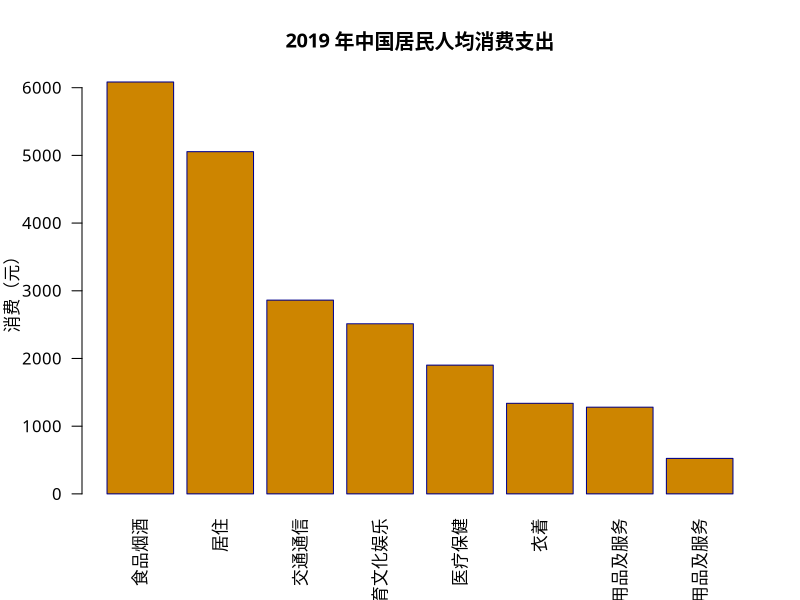
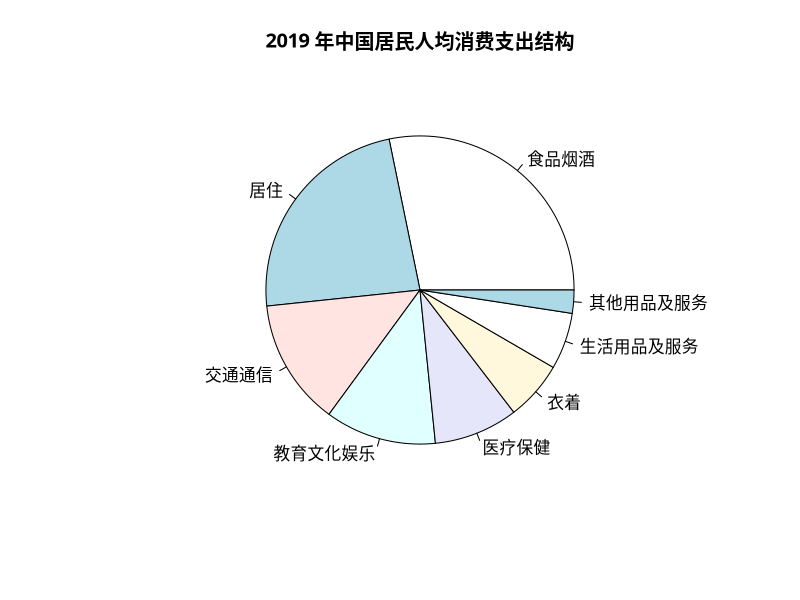
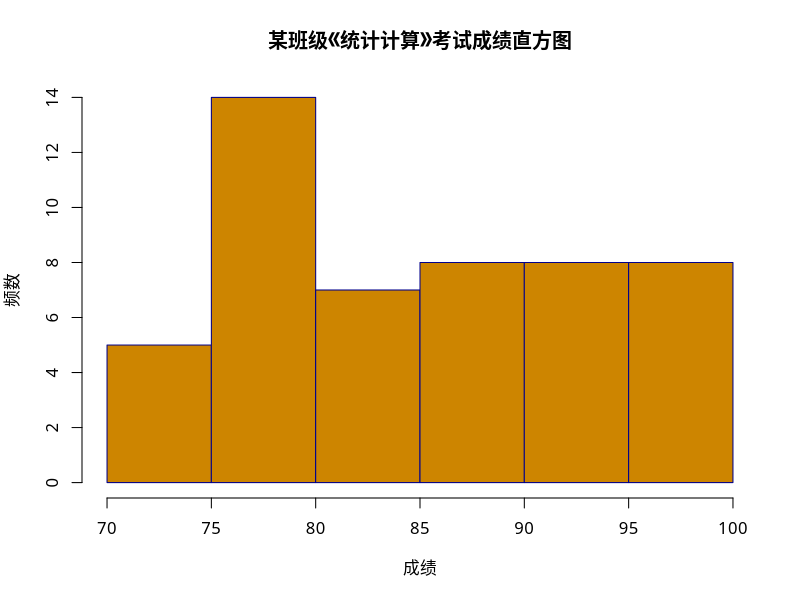
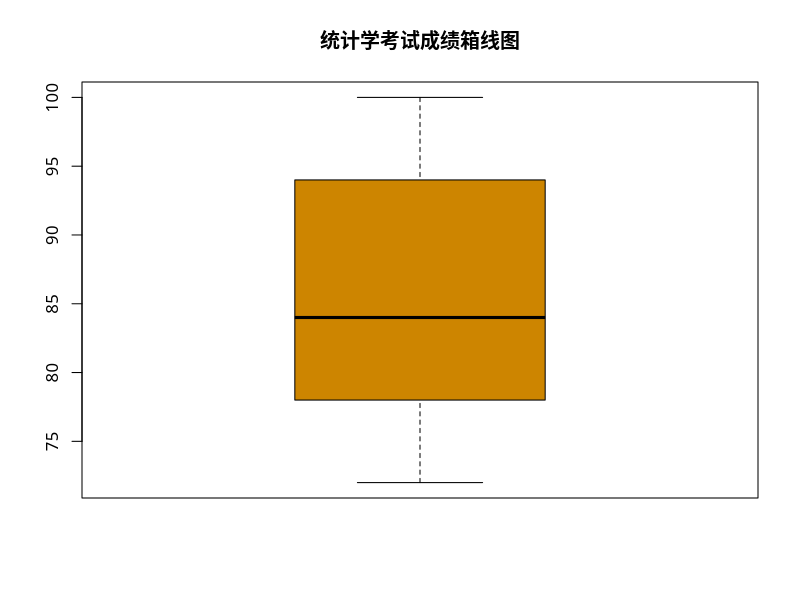

Reproduce these figures in R, in order.
## ---- chunk 1
getwd()
## ---- chunk 2
num_x <- c(1.2, 4.5, 6)
int_x <- c(1L, 6L, 80L)
log_x <- c(TRUE, FALSE, T, F, F)
cha_x <- c('yanfei', 'feng')
cha_x
## ---- chunk 3
10:15
seq(from=1, to=10, by=3)
LETTERS[1:10]
rep(14, 10)
## ---- chunk 4
l <- list(a = c(1, 2), b = "apple", c = list(1,2))
l
str(l)
## ---- chunk 5
m <- matrix(c(1:6), 2, 3)
m
## ---- chunk 6
dim(m)
t(m)
## ---- chunk 7
n <- matrix(c(8:13), 2, 3)
rbind(m, n)
cbind(m, n)
## ---- chunk 8
df <- data.frame(x = 1:10, y = letters[1:10])
str(df)
## ---- chunk 9
df <- data.frame(x = 1:3)
df$y <- list(1:2, 1:3, 1:4)
df
## ---- chunk 10
x <- 1:10
x[1]  # 提取第一个元素
x[2]  # 提取第二个元素
x[c(1, 3, 4)] # 提取第1、3、4个元素
x[x > 2] # 提取大于2的元素
## ---- chunk 11
x <- list(a = 1:4, b = letters[1:4], d = c(TRUE, FALSE))
x[[1]] # 提取x的第一个元素
x[['b']] # 提取x的b元素
x$a # 提取x的a元素
x[1] # [] 返回的数据结构和x相同，还是一个列表
x[c(1,3)]
## ---- chunk 12
x <- matrix(1:6, 2, 3)
x[1, 2] # 提取x的第一行第二列
x[, 2] # 提取x的第二列
## ---- chunk 13
x <- data.frame(a = 1:10, b = letters[1:10], d = rnorm(10))
x$a # 提取x的a元素，相当于 x[[1]]
x[1] # 返回的还是数据框
head(x) # 查看x的前6行
tail(x) # 查看x的后6行
nrow(x) # x的行数
ncol(x) # x的列数
names(x) # x的列名
## ---- chunk 14
## Generate a uniform random number
x <- runif(1, 0, 10)  
if(x > 3) {
  y <- 10
} else {
  y <- 0
}
y
## ---- chunk 15
x <- c("a", "b", "c", "d")
for(i in 1:4) {
  ## 打印 x 中的第 i 个元素
  print(x[i])  
}
## ---- chunk 16
x <- c("a", "b", "c", "d")
for(x.ele in x) {
  print(x.ele)  
}
## ---- chunk 17
x <- list(a = 1:5, b = rnorm(10))
lapply(x, mean)
## ---- chunk 18
x <- 1:4
lapply(x, runif)
## ---- chunk 19
x <- list(a = 1:5, b = rnorm(10))
lapply(x, mean)
sapply(x, mean)
x <- 1:4
lapply(x, runif)
sapply(x, runif)
## ---- chunk 20
x <- rep(3, 4)
lapply(x, runif)
sapply(x, runif)
## ---- chunk 21
x <- matrix(rnorm(200), 20, 10)
# 对矩阵 x 的列求均值
apply(x, 2, mean)
# 对矩阵 x 的每一行求 20% 和 75% 分位数
apply(x, 1, quantile, probs = c(0.25, 0.75))
## ---- chunk 22
x <- c(rnorm(100), runif(100), rt(100, 2))
# 定义一个因子型的分组变量
f <- gl(3, 100)
# 求每一组的均值
tapply(x, f, mean)
## ---- chunk 23
mapply(rep, 1:4, 4:1)
## ---- chunk 24
list(rep(1, 4), rep(2, 3), rep(3, 2), rep(4, 1))
## ---- chunk 25
f <- function(x = 1:3, y) c(x, y)
f(1:3, 1:3)
mapply(f, 1:3, 1:3)
## ---- chunk 26
vf <- Vectorize(f)
vf(1:3,1:3)
## ---- chunk 27
f <- function(num  = 1) {
    myname <- "Yanfei \n"
    for (i in seq_len(num)) {
        cat(myname)
    }
    myname.length <- nchar(myname) * num
    return(myname.length)
}
mynamel <- f(3)
print(mynamel)
## ---- chunk 28
tab <- tibble::tibble(
  "R 函数" = c(
    "`barplot()`","`pie()`", "`hist()`","`density()`","`boxplot()`", "`plot()`", "`smoothScatter()`", "`pairs()`", "`image()`", "`contour()`", "`persp()`"),
  "描述" = c("条形图",
           "饼图",
           "直方图",
           "核密度图",
           "箱线图",
           "散点图",
           "带有平滑密度的散点图",
           "两两散点图",
           "图像",
           "等高线图",
           "三维图"))
knitr::kable(tab, booktabs=TRUE, longtable=FALSE, escape=FALSE, caption = "R 中的基础绘图函数")
## ---- chunk 29
expense <- data.frame(
  消费 = c(6084, 5055, 2862, 2513, 1902, 1338, 1281, 524), 
  类别 = c("食品烟酒", "居住",
         "交通通信", "教育文化娱乐",
         "医疗保健", "衣着",
         "生活用品及服务", "其他用品及服务"))
par(family = 'SimHei')
barplot(height = expense$消费, 
        main = "2019 年中国居民人均消费支出", 
        ylab = "消费（元）", 
        names.arg = expense$类别,
        border = 'darkblue',
        col = "orange3",
        las = 2)
## ---- chunk 30
par(family = 'SimHei')
pie(expense$消费,
    labels = expense$类别, 
    main = "2019 年中国居民人均消费支出结构")
## ---- chunk 31
set.seed(123)
grades <- sample(70:100,50,replace = TRUE)
grades
## ---- chunk 32
tab <- tibble::tibble(
  "成绩区间" = c(
    "(70, 75]","(75, 80]", "(80, 85]","(85, 90]","(90, 95]", "(95, 100]"),
  "学生数" = c(5, 14, 7, 8, 8, 8))
knitr::kable(tab, booktabs=TRUE, longtable=FALSE, escape=FALSE, caption = "某班级《统计计算》成绩分布情况")
## ---- chunk 33
par(family = 'SimHei')
hist(grades, breaks = 4, col = 'orange3', border='darkblue',main = '某班级《统计计算》考试成绩直方图', xlab = '成绩', ylab = '频数')
## ---- chunk 34
par(family = 'SimHei')
boxplot(grades, col = 'orange3', main = '统计学考试成绩箱线图')
